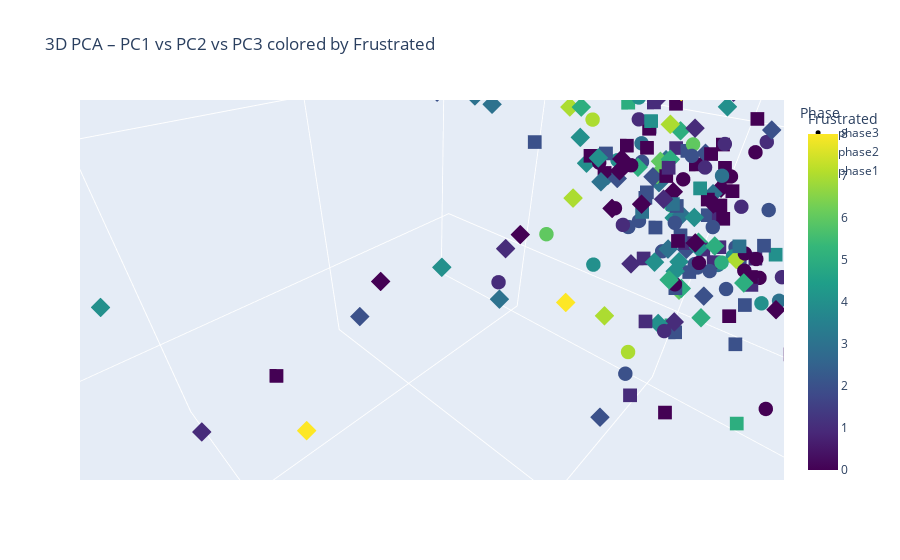
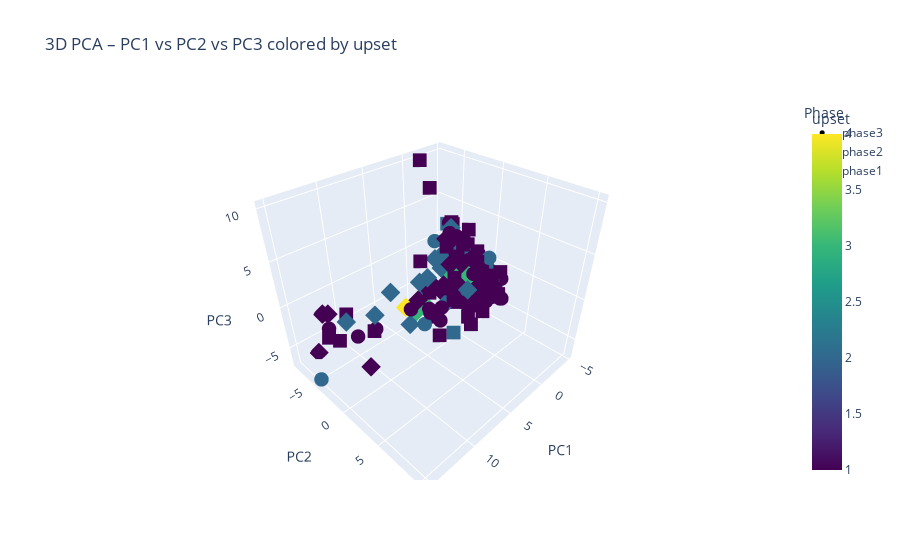
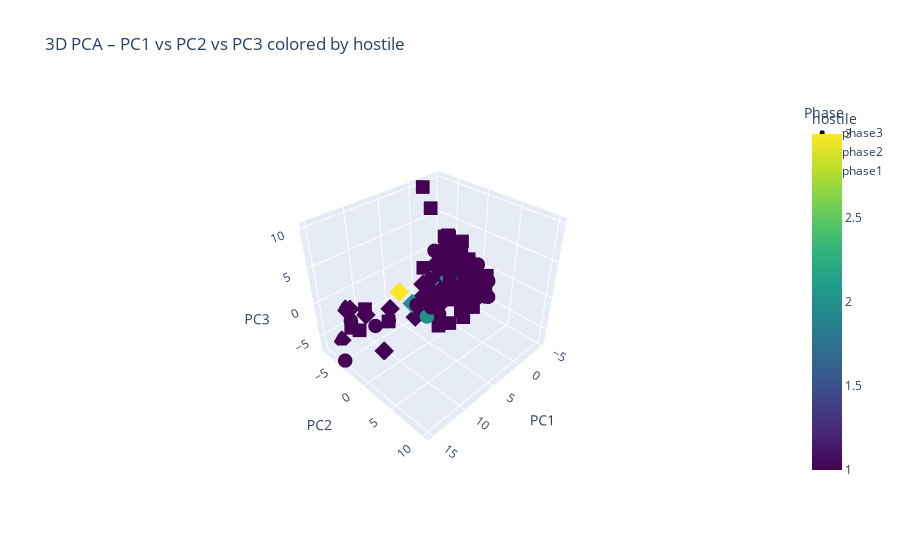
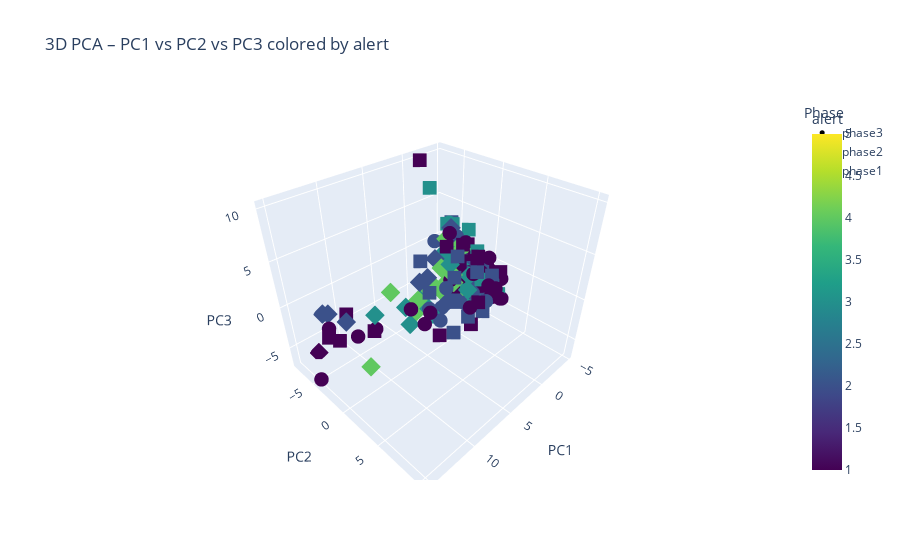

Notebook code cell kept with these figures, in order:
### Code cell
#Not sure how relevant this would be - still need to look into it
import plotly.express as px

# Loop over each emotion and generate 3D PCA plot
for emo in emotion_targets:
    fig = px.scatter_3d(
        X_pca_df,
        x='PC1', y='PC2', z='PC3',
        color=emo,
        symbol='Phase',
        title=f'3D PCA – PC1 vs PC2 vs PC3 colored by {emo}',
        color_continuous_scale='Viridis'
    )

    fig.update_traces(marker=dict(size=5))
    fig.show()
